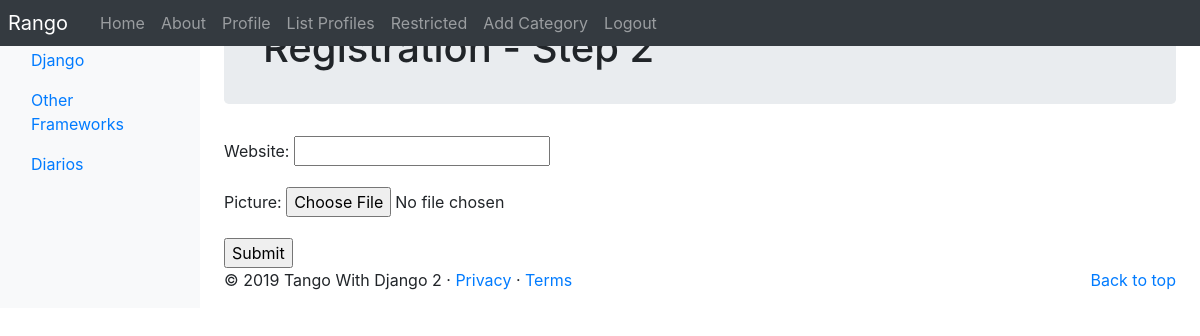
/rango/register_profile/ (signed in), run on the app's committed database.
### rango/models.py (models this page shows, shortened)
class Category(models.Model):
    name = models.CharField(blank=True, max_length=128, unique=True)
    views = models.IntegerField(default=0)
    likes = models.IntegerField(default=0)
    slug = models.SlugField(unique=True)
    class Meta:
        verbose_name_plural = 'Categories'

### rango/views.py (the view)
# urls.py: path('register_profile/', views.register_profile, name='register_profile'),
@login_required
def register_profile(request):
    form = UserProfileForm()
    if request.method == 'POST':
        form = UserProfileForm(request.POST, request.FILES)
    if form.is_valid():
        user_profile = form.save(commit=False)
        user_profile.user = request.user
        user_profile.save()
        return redirect('index')
    else:
        print(form.errors)
        context_dict = {'form': form}
    return render(request, 'rango/profile_registration.html', context_dict)

### rango/forms.py
class UserProfileForm(forms.ModelForm):
    website = forms.URLField(required=False)
    picture = forms.ImageField(required=False)
    class Meta:
        model = UserProfile
        exclude = ('user',)

### rango/templatetags/rango_extras.py (called while the page is built)
@register.inclusion_tag('rango/cats.html')
def get_category_list(cat=None):
    return {'cats': Category.objects.all(), 'act_cat': cat}

### templates/rango/profile_registration.html (shortened to what this page needs)
{% extends "rango/base.html" %}
{% block body_block %}
  <div class="jumbotron p-4">
  <div class="container">
    <h1 class="jumbotron-heading">Registration - Step 2</h1>
    </div>
  </div>
  <div class="container">
  <div class="row">
    <form method="post" action="." enctype="multipart/form-data">
    {{ form.as_p }}
    <input type="submit" value="Submit" />
    </form>
  </div>
  </div>
{% endblock %}

### templates/rango/cats.html (shortened to what this page needs)
<ul class="nav flex-column pt-6">
{% if cats %}
    {% for c in cats %}
    {% if c == act_cat %}
        <li  class="nav-item">
              <a  class="nav-link active" href="{% url 'rango:show_category' c.slug %}">
				  <span data-feather="archive"></span>
				  {{ c.name }}</a>
        </li>
    {% else  %}
        <li class="nav-item">
            <a  class="nav-link" href="{% url 'rango:show_category' c.slug %}">
				{{ c.name }}</a>
        </li>
    {% endif %}
{% endfor %}
{% else %}
    <li class="nav-item">No Categories Yet!</li>
{% endif %}
</ul>

### data on the page
Category: name "Django"
Category: name "Other Frameworks"
Category: name "Diarios"
